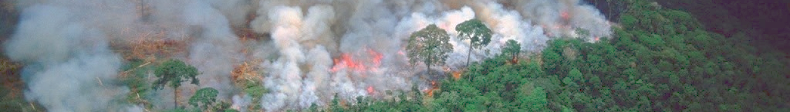
#> input picture assets/imagebar/amazon-forest-fire.png, 790 x 112 px; its folder holds only this picture in this run
$ python deploy_imagebar_newreddit.py
#> lines starting #> are read from the running program, lines starting #| are printed output that depends on the picture
"""Crop the images in the imagebar directory and add text"""

import json
import os
import textwrap

from PIL import Image, ImageDraw, ImageFont
import praw

# Load bot, expected to be simple json dict
#with open('bot_deets.json') as f:
#    bot_deets = json.load(f)
#subreddit = praw.Reddit(**bot_deets).subreddit(target_sub)

input_dir = 'assets/imagebar/'
output_dir = 'assets/imagebar/edited_for_newreddit'
extensions = ('.png', '.jpg', '.jpeg')
if not os.path.exists(output_dir):
    os.mkdir(output_dir)
fnames = [f for f in os.listdir(input_dir) if f.endswith(extensions)]
input_fnames = [os.path.join(input_dir, fname) for fname in fnames]
output_fnames = [os.path.join(output_dir, fname) for fname in fnames]

wrap_length = 22
x = 25 # padding-left
y = 8 # padding-top
font_size = 28
fill_color = 'white'
shadow_color = 'black'
font = ImageFont.truetype('/usr/share/fonts/truetype/dejavu/DejaVuSans-Bold.ttf', font_size)

for input_fname, output_fname in zip(input_fnames, output_fnames):
    text = input(f'Enter the text for {input_fname}:\n')
#> the answer given: assets/imagebar/amazon-forest-fire.png
    if text == "":
        continue
    wrapped_text = textwrap.fill(text, wrap_length)

    img = Image.open(input_fname).crop((0, 0, 600, 112))
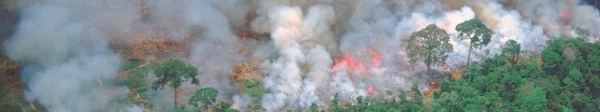
#> img: PIL image 600x112 RGBA; mean R, G, B, A 133.5, 143.7, 144.7, 255
    draw = ImageDraw.Draw(img)
    # Shadow
    draw.text((x-2, y), wrapped_text, font=font, fill=shadow_color)
    draw.text((x+2, y), wrapped_text, font=font, fill=shadow_color)
    draw.text((x, y-2), wrapped_text, font=font, fill=shadow_color)
    draw.text((x, y+2), wrapped_text, font=font, fill=shadow_color)
    draw.text((x-2, y-2), wrapped_text, font=font, fill=shadow_color)
    draw.text((x+2, y-2), wrapped_text, font=font, fill=shadow_color)
    draw.text((x-2, y+2), wrapped_text, font=font, fill=shadow_color)
    draw.text((x+2, y+2), wrapped_text, font=font, fill=shadow_color)
    # Main wrapped_text
    draw.text((x, y), wrapped_text, font=font, fill=fill_color)

    img.save(output_fname)
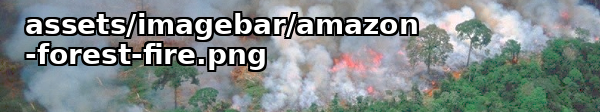
#> saved as amazon-forest-fire.png: PIL image 600x112 RGBA; mean R, G, B, A 128.7, 138, 137.9, 255

$ run again, on assets/imagebar/bo_xilai.png
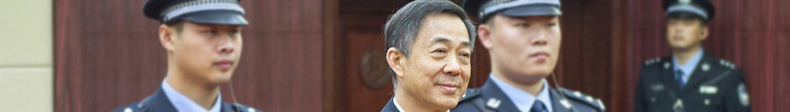
#> input picture assets/imagebar/bo_xilai.png, 790 x 112 px
#> `img = Image.open(input_fname).crop((0, 0, 600, 112))`:
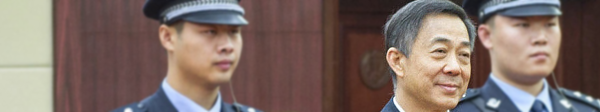
#> img: PIL image 600x112 RGBA; mean R, G, B, A 126.2, 108, 101.2, 255
#> `img.save(output_fname)`:
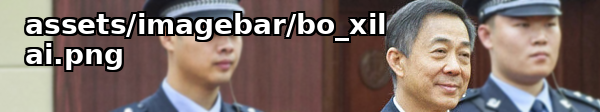
#> saved as bo_xilai.png: PIL image 600x112 RGBA; mean R, G, B, A 126.5, 110.9, 105, 255

$ run again, on assets/imagebar/bolivia.png
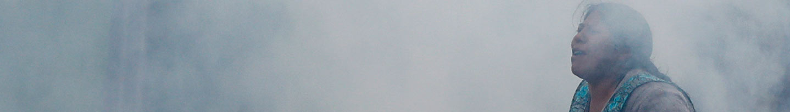
#> input picture assets/imagebar/bolivia.png, 790 x 112 px
#> `img = Image.open(input_fname).crop((0, 0, 600, 112))`:
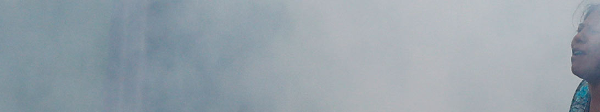
#> img: PIL image 600x112 RGBA; mean R, G, B, A 151.6, 163, 171.4, 255
#> `img.save(output_fname)`:
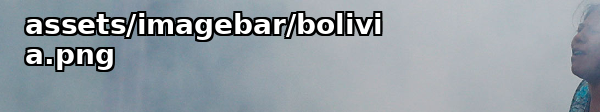
#> saved as bolivia.png: PIL image 600x112 RGBA; mean R, G, B, A 148.3, 157.7, 164.8, 255

$ run again, on assets/imagebar/botswana.png
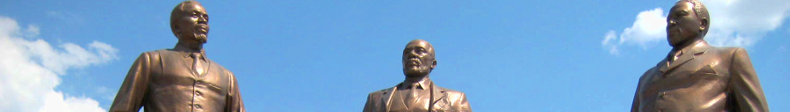
#> input picture assets/imagebar/botswana.png, 790 x 112 px
#> `img = Image.open(input_fname).crop((0, 0, 600, 112))`:
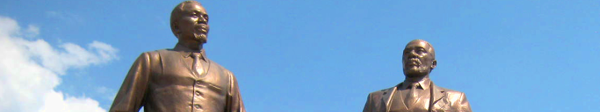
#> img: PIL image 600x112 RGBA; mean R, G, B, A 122.2, 164.7, 204.4, 255
#> `img.save(output_fname)`:
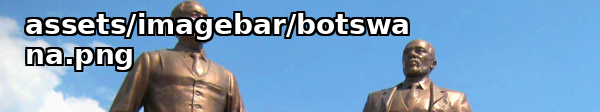
#> saved as botswana.png: PIL image 600x112 RGBA; mean R, G, B, A 122.3, 158.1, 191.4, 255
